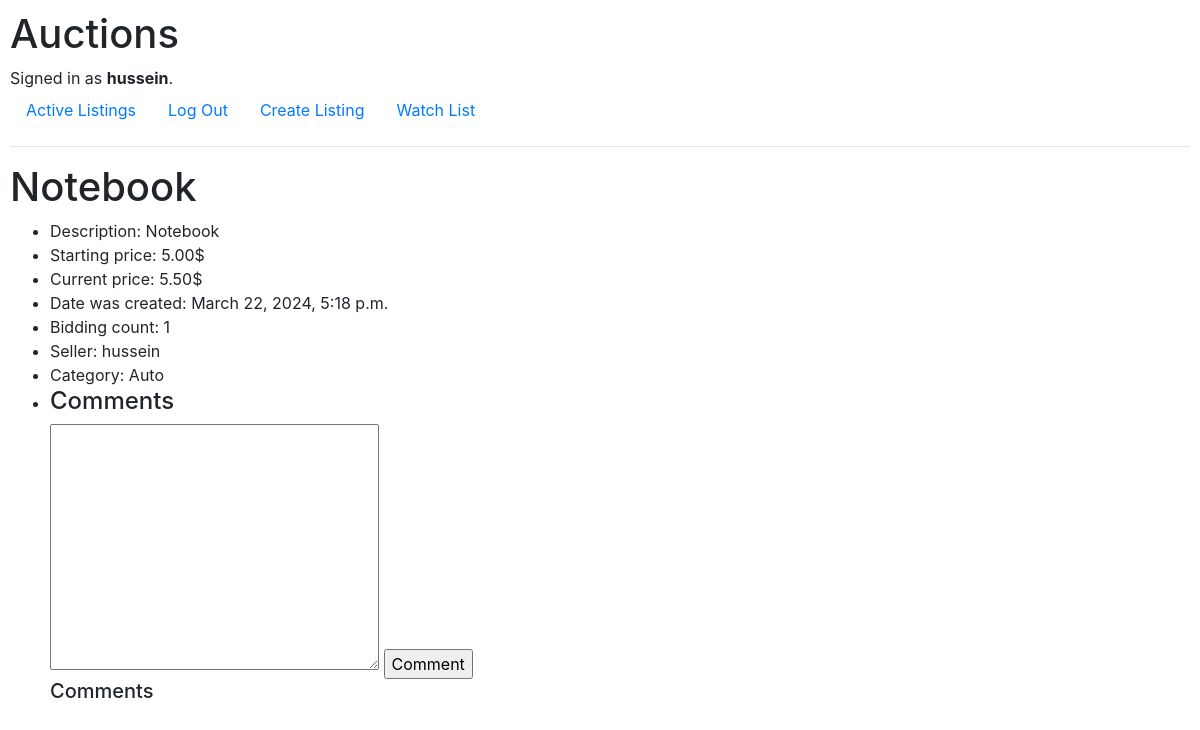
The app's page /listing/11 (signed in), older data.
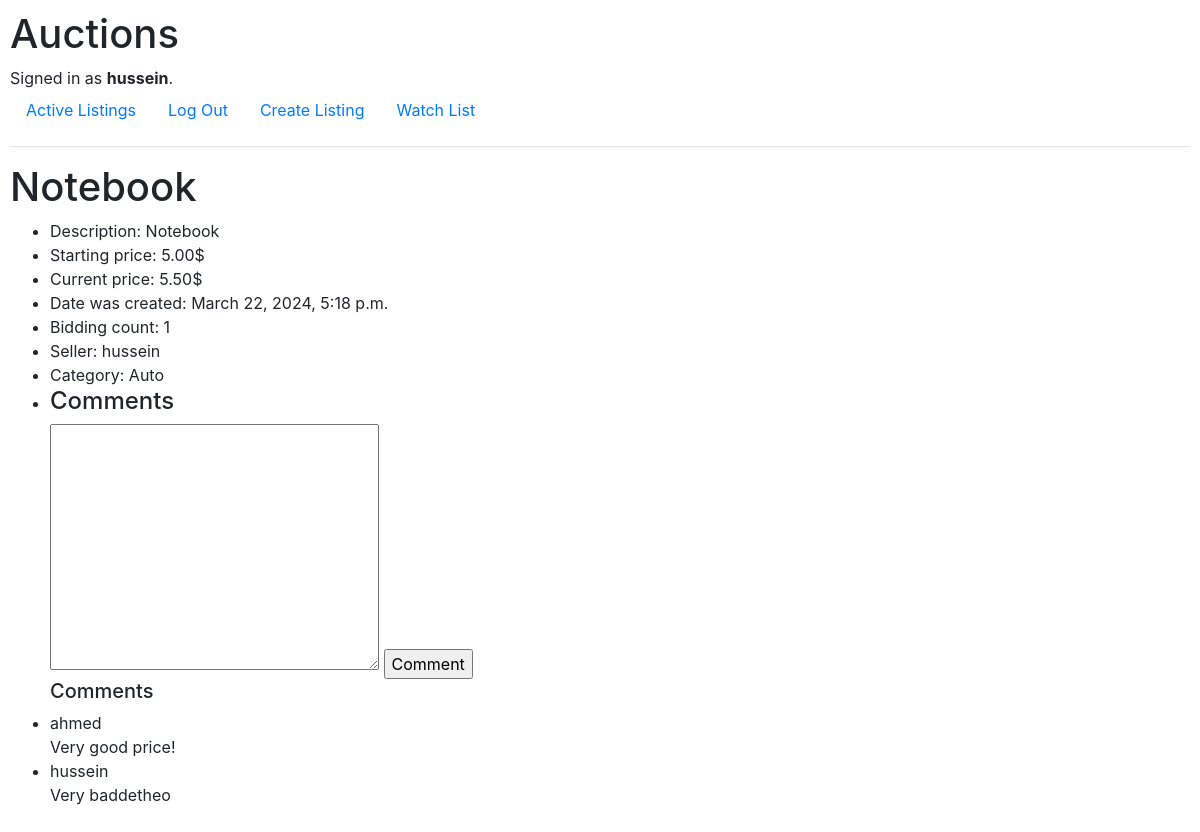
The same page, newer data.
### auctions/models.py (models this page shows)
class Comment(models.Model):
    text = models.TextField(null=False, blank=False)
    auction_listing = models.ForeignKey(
        AuctionListing,
        related_name="comments",
        on_delete=models.CASCADE,
        null=False,
        blank=False,
    )
    bidder = models.ForeignKey(User, on_delete=models.CASCADE, null=False, blank=False)

class User(AbstractUser):
    watchlist = models.ManyToManyField(
        "AuctionListing", null=True, blank=True, related_name="watchlist_user"
    )
    def __str__(self):
        return self.username

### auctions/views.py (the view)
# urls.py: path("listing/<int:listing_id>", views.listing, name="listing"),
@login_required(login_url="login")
def listing(request, listing_id):
    user = request.user
    listing = AuctionListing.objects.get(pk=listing_id)
    return render(request, "auctions/listing.html", {
        "listing": listing,
        "in_watchlist": user.watchlist.filter(pk=listing_id),
        "comments": Comment.objects.filter(auction_listing=listing)
    })

### auctions/models.py (called while the page is built)
    def __str__(self):
        return self.name

### auctions/templates/auctions/listing.html (shortened to what this page needs)
{% extends "auctions/layout.html" %}
{% block body %}
    <h1>{{ listing.title }}</h1>
    <ul>
        <li>Description: {{ listing.description}}</li>
        <li>Starting price: {{ listing.starting_price }}$</li>
        <li>Current price: {{ listing.current_price }}$</li>
        <li>Date was created: {{ listing.time }}</li>
        <li>Bidding count: {{ listing.bidding_count }}</li>
        <li>Seller: {{ listing.seller }}</li>
        <li>Category: {{ listing.category }}</li>
        <li>
            <h4>Comments</h4>
            <form action="{% url 'comment' %}" method="post">
                <textarea name="text" cols="30" rows="10" required></textarea>
                <input type="submit" value="Comment">
            </form>
        </li>
        <h5>Comments</h5>
        {% for comment in comments %}
        <li>
            <div>{{ comment.bidder }}</div>
            <div>{{ comment.text }}</div>
        </li>
        {% endfor %}
    </ul>
{% endblock %}

Row changes from the older to the newer data that the page shows:
added Comment: bidder "ahmed", text "Very good price!"
added Comment: bidder "hussein", text "Very baddetheo"
